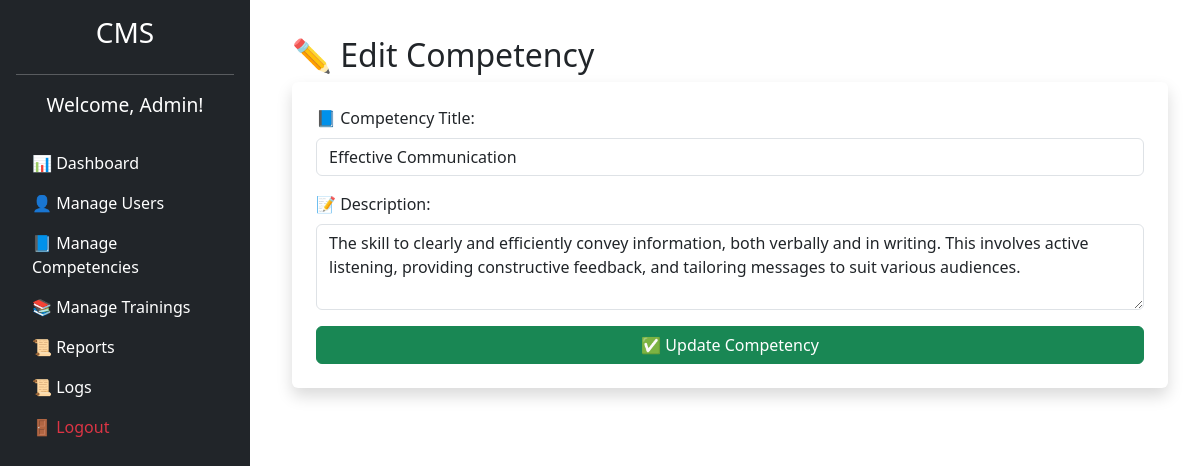
The app's page /admin/edit_competency.php?id=1 (signed in) with its own data.
### tables this page shows
CREATE TABLE `competencies` (
  `id` int(11) NOT NULL,
  `title` varchar(255) NOT NULL,
  `description` text NOT NULL,
  `created_at` timestamp NOT NULL DEFAULT current_timestamp()
);

### admin/edit_competency.php (the view, shortened to what this page needs)
<?php
include("../includes/config.php");
$competency_id = $_GET['id'];
$stmt = $conn->prepare("SELECT title, description FROM competencies WHERE id = ?");
$stmt->bind_param("i", $competency_id);
$stmt->execute();
$result = $stmt->get_result();
$competency = $result->fetch_assoc();
?>
<!DOCTYPE html>
<html lang="en">
<head>
    <link rel="stylesheet" href="../assets/css/bootstrap.min.css">
</head>
<body>
    <?php include("../includes/sidebar.php"); ?>
    <div class="content">
        <div class="container">
            <h2 class="mt-3">✏ Edit Competency</h2>
            <form method="POST" class="p-4 shadow bg-white rounded">
                <div class="mb-3">
                    <label class="form-label">📘 Competency Title:</label>
                    <input type="text" name="title" class="form-control" value="<?= $competency['title']; ?>" required>
                </div>
                <div class="mb-3">
                    <label class="form-label">📝 Description:</label>
                    <textarea name="description" class="form-control" rows="3" required><?= $competency['description']; ?></textarea>
                </div>
                <button type="submit" class="btn btn-success w-100">✅ Update Competency</button>
            </form>
        </div>
    </div>
</body>
</html>

### admin/edit_competency.php (style rules this page uses)
body { display: flex; min-height: 100vh; }
.content { margin-left: 260px; padding: 20px; width: 100%; }

### records on screen
competencies: title "Effective Communication", description "The skill to clearly and efficiently convey information, both verbally and in writing. This involves active listening, providing constructive feedback, and tailoring messages to suit various audiences."

### other values on screen
$user_name "Admin"
